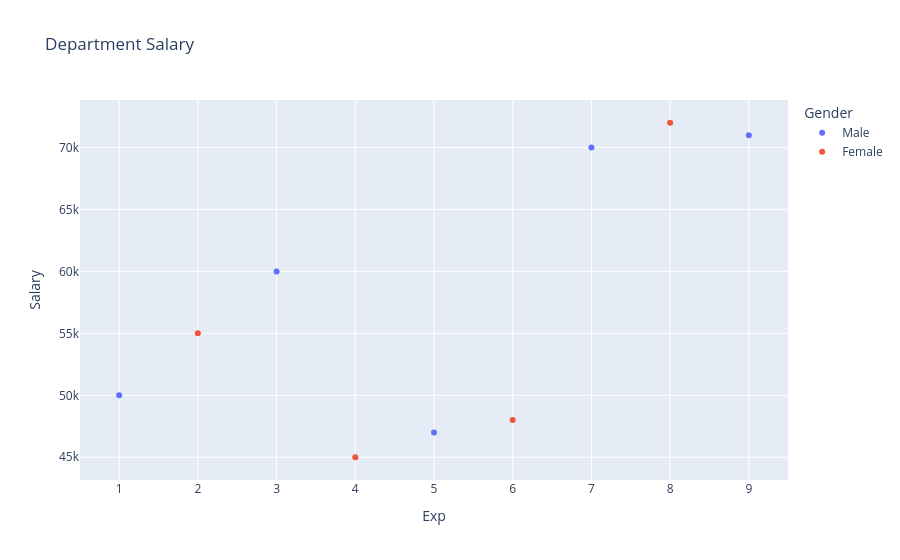

The notebook cell saved with this chart:
### Code cell
data={"Department":['IT','IT','IT','HR','HR','HR','FINANCE','FINANCE','FINANCE'],
      'Gender':['Male','Female','Male','Female','Male','Female','Male','Female','Male'],
      'Salary':[50000,55000,60000,45000,47000,48000,70000,72000,71000],
      'Exp':[1,2,3,4,5,6,7,8,9]}
df=pd.DataFrame(data)
fig=px.scatter(df,x='Exp',y='Salary',title='Department Salary',color='Gender')
fig.show()

### Figure 1 — Plotly figure (JSON) as saved in the notebook; plotly's stock layout.template omitted (floating-point values rounded to 4 significant figures)
{"data": [{"hovertemplate": "Gender=Male<br>Exp=%{x}<br>Salary=%{y}<extra></extra>", "legendgroup": "Male", "marker": {"color": "#636efa", "symbol": "circle"}, "mode": "markers", "name": "Male", "orientation": "v", "showlegend": true, "type": "scatter", "x": [1, 3, 5, 7, 9], "xaxis": "x", "y": [50000, 60000, 47000, 70000, 71000], "yaxis": "y"}, {"hovertemplate": "Gender=Female<br>Exp=%{x}<br>Salary=%{y}<extra></extra>", "legendgroup": "Female", "marker": {"color": "#EF553B", "symbol": "circle"}, "mode": "markers", "name": "Female", "orientation": "v", "showlegend": true, "type": "scatter", "x": [2, 4, 6, 8], "xaxis": "x", "y": [55000, 45000, 48000, 72000], "yaxis": "y"}], "layout": {"legend": {"title": {"text": "Gender"}, "tracegroupgap": 0}, "title": {"text": "Department Salary"}, "xaxis": {"anchor": "y", "domain": [0, 1], "title": {"text": "Exp"}}, "yaxis": {"anchor": "x", "domain": [0, 1], "title": {"text": "Salary"}}}}
